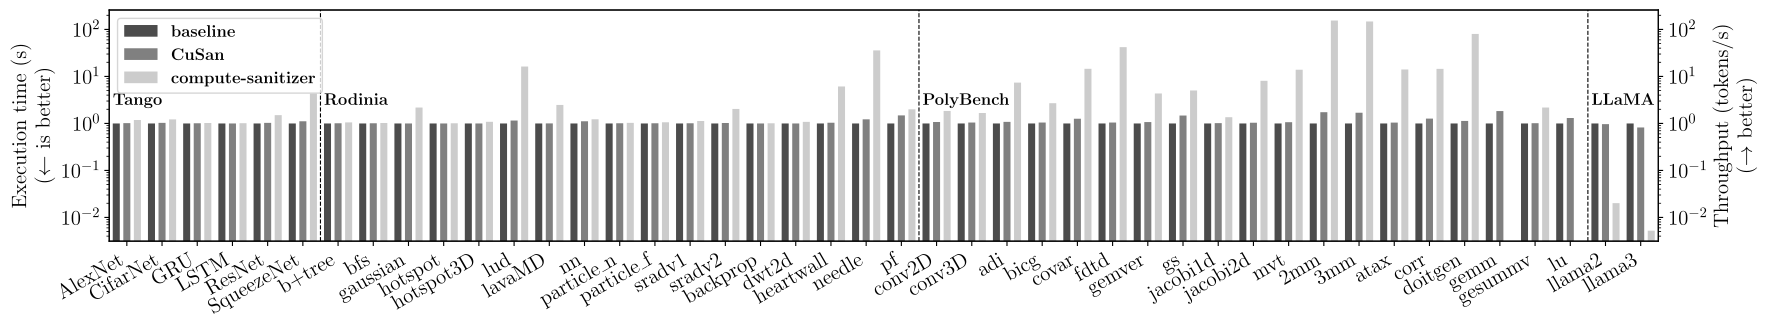

The Python source for this figure:
from matplotlib import pyplot as plt
import matplotlib.ticker as ticker
import matplotlib
from csv import reader
import numpy as np

matplotlib.use('qtagg')

reader = reader(open('data.csv', 'r'))
status = "HEADER"

table = {"header": None, "data": []}
for row in reader:
    row = [x.strip() for x in row]
    row = list(filter(lambda x: x != '', row))
    row = [x.split()[0] for x in row]

    if status == "HEADER":
        status = "DATA"
        table["header"] = row
    elif status == "DATA" and len(row) > 0:
        table["data"].append(row)
    elif status == "DATA" and len(row) == 0:
        status = "HEADER"
        break

xticks = np.array(range(0, len(table["header"]) - 1))

x = table["header"]
y_list = np.array([[float(row[i]) for i in range(1, len(row))] for row in table["data"]])

plt.figure(figsize=(20, 3))
cs = plt.get_cmap('gray', 3)
matplotlib.rcParams.update({
    "text.usetex": True,
    "font.size": 15,
    "font.family": "serif",
    "font.serif": ["Times New Roman"],
    "axes.unicode_minus": False  # 让负号正常显示
})
plt.yscale('log')
plt.bar(xticks - 0.3, y_list[0] / y_list[0], label='\\textbf{baseline}', width=0.2, color='0.3')
plt.bar(xticks, y_list[1] / y_list[0], label='\\textbf{\\textsc{CuSan}}', width=0.2, color='0.5')
plt.bar(xticks + 0.3, y_list[2] / y_list[0], label='\\textbf{compute-sanitizer}', width=0.2, color='0.8')

plt.text(x=-0.4, y=0.64, s="\\textbf{Tango}", ha='left', va='top',
         fontsize=12, transform=plt.gca().get_xaxis_transform())
plt.axvline(x=5.5, color='black', linestyle='--', linewidth=0.8)
plt.text(x=5.6, y=0.64, s="\\textbf{Rodinia}", ha='left', va='top',
         fontsize=12, transform=plt.gca().get_xaxis_transform())
plt.axvline(x=22.5, color='black', linestyle='--', linewidth=0.8)
plt.text(x=22.6, y=0.64, s="\\textbf{PolyBench}", ha='left', va='top',
         fontsize=12, transform=plt.gca().get_xaxis_transform())
plt.axvline(x=41.5, color='black', linestyle='--', linewidth=0.8)
plt.text(x=41.6, y=0.64, s="\\textbf{LLaMA}", ha='left', va='top',
         fontsize=12, transform=plt.gca().get_xaxis_transform())

plt.xticks(xticks, labels=table["header"][1:], rotation=30, ha='right')
plt.xlim(-0.5, len(table["header"]) - 1 - 0.5)
plt.legend(fontsize=12)

plt.ylabel('Execution time (s)\n($\\leftarrow$ is better)', fontsize=15)
ylim = plt.ylim()
ax = plt.twinx()
ax.set_ylim(ylim)
ax.set_ylabel('Throughput (tokens/s)\n($\\rightarrow$ better)', fontsize=15)
ax.set_yscale('log')

plt.savefig('draw.pdf', dpi=300, bbox_inches='tight')
